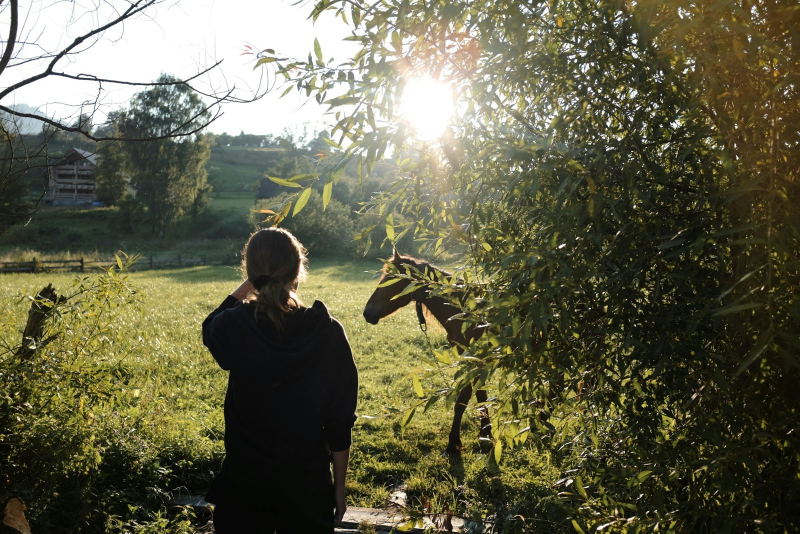
#> input picture docs/ui/assets/photos/backlit_02.jpg, 1600 x 1067 px (shown at 1/2 size)
$ python -i u2netp_depth_step.py   (imports and definitions only)
#> lines starting #> are read from the running program, lines starting #| are printed output that depends on the picture
"""A5 diagnostic (2026-10-06): can a depth step along the U2-Netp mask boundary decide "no clear subject" where no
area threshold can (independent set: scenes up to 35.6 %, weakest subject 8.4 %)? A separable subject stands in front
of its background, so nearness just inside the mask's edge should exceed nearness just outside. Nothing fitted: the
labels were set before any model output (u2netp-independent-labels.json; held-out scenes by eye in
android-vision-evaluation.md). Depth: the app's Depth Anything V2 Small LiteRT file with DepthModelInput's
preprocessing (area resize to 518 x 392, ImageNet mean/std, NCHW); nearness normalised to the photo's p1..p99."""
import os, json, numpy as np, cv2
from PIL import Image, ImageOps
from skimage import transform
from ai_edge_litert.interpreter import Interpreter
HERE = os.path.dirname(os.path.abspath(__file__)); W = os.path.join(HERE, '..', 'work'); REPO = os.path.join(HERE, '..', '..', '..')
# [1 line that did not run here, left out]
# [1 line that did not run here, left out]
MEAN = np.array([0.485, 0.456, 0.406]); STD = np.array([0.229, 0.224, 0.225])
def saliency(im):
    t = transform.resize(im, (320, 320), mode='constant'); t = ((t / t.max() - MEAN) / STD).transpose(2, 0, 1)[None].astype(np.float32)
    u2.set_tensor(u2.get_input_details()[0]['index'], t); u2.invoke(); return u2.get_tensor(u2.get_output_details()[0]['index']).reshape(320, 320)
def nearness(im):
    x = cv2.resize(im.astype(np.float32) / 255, (518, 392), interpolation=cv2.INTER_AREA)
    x = ((x - MEAN) / STD).transpose(2, 0, 1)[None].astype(np.float32)
    da.set_tensor(da.get_input_details()[0]['index'], x); da.invoke(); d = da.get_tensor(da.get_output_details()[0]['index']).reshape(392, 518)
    lo, hi = np.percentile(d, [1, 99]); return np.clip((d - lo) / max(hi - lo, 1e-6), 0, 1)   # larger = nearer (disparity)
def step(im):
    s = saliency(im); mask = (s >= 0.9).astype(np.uint8); area = float(mask.mean())
    if area < 0.005: return area, None
    n = cv2.resize(nearness(im), (320, 320), interpolation=cv2.INTER_LINEAR)
    k = np.ones((7, 7), np.uint8); inner = (mask - cv2.erode(mask, k)) > 0; outer = (cv2.dilate(mask, k) - mask) > 0
    # ignore the frame border: a mask touching the edge has no outside there
    border = np.zeros_like(mask, bool); border[:4] = border[-4:] = True; border[:, :4] = border[:, -4:] = True
    inner &= ~border; outer &= ~border
    if inner.sum() < 20 or outer.sum() < 20: return area, None
    return area, float(np.median(n[inner]) - np.median(n[outer]))
rows = []
# [12 lines not run here, left out]

>>> import cv2
>>> picture = cv2.imread('../../../docs/ui/assets/photos/backlit_02.jpg', cv2.IMREAD_GRAYSCALE)
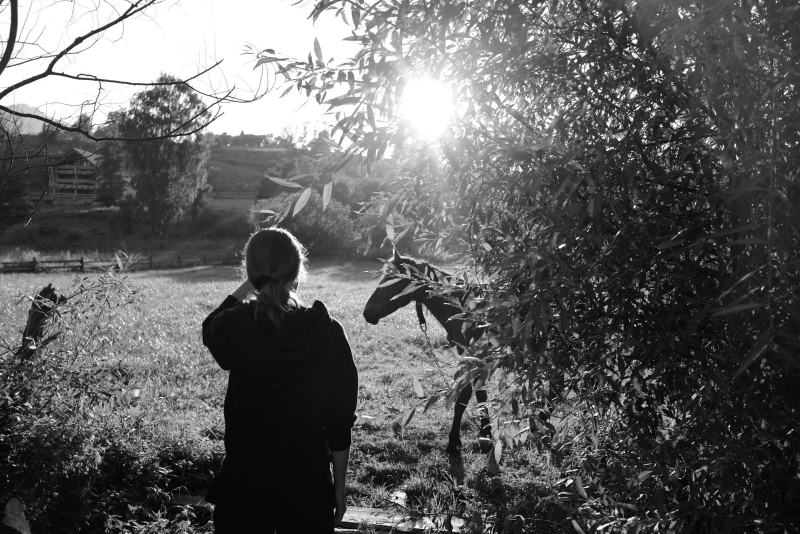
#> picture: shape (1067, 1600) (shown at 1/2 size); min 0, max 255, mean 96
>>> result = step(picture)
#> in saliency, `t = transform.resize(im, (320, 320), mode='constant')`:
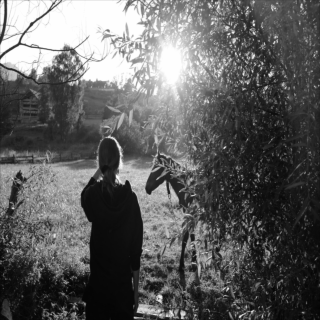
#> t: shape (320, 320) float64; min 0.0151, max 1, mean 0.376
#> (the run stopped early here; a loop or call above may not have finished)

$ run again, on docs/ui/assets/photos/landscape_02.jpg
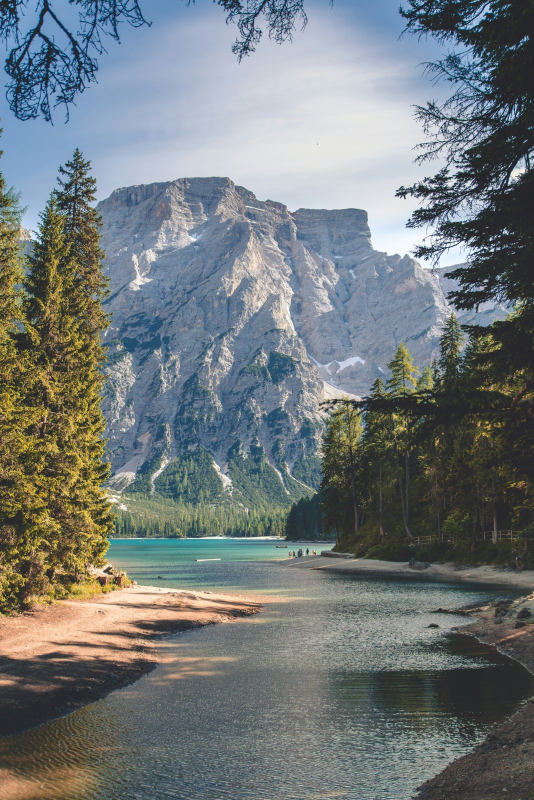
#> input picture docs/ui/assets/photos/landscape_02.jpg, 1067 x 1600 px (shown at 1/2 size)
#> `picture = cv2.imread('../../../docs/ui/assets/photos/backlit_02.jpg', ..`:
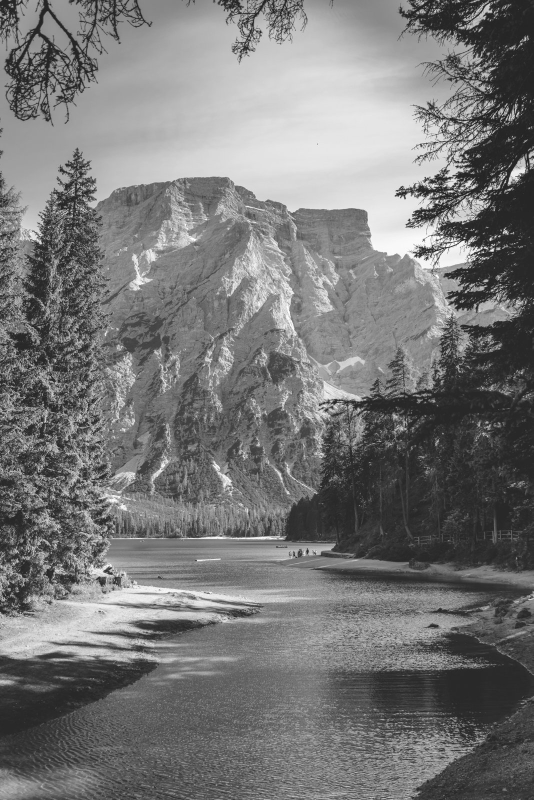
#> picture: shape (1600, 1067) (shown at 1/2 size); min 11, max 255, mean 119.2
#> in saliency, `t = transform.resize(im, (320, 320), mode='constant')`:
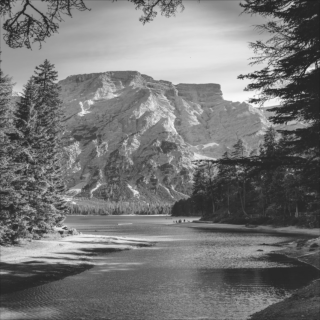
#> t: shape (320, 320) float64; min 0.13, max 0.977, mean 0.467

$ run again, on docs/ui/assets/photos/landscape_03.jpg
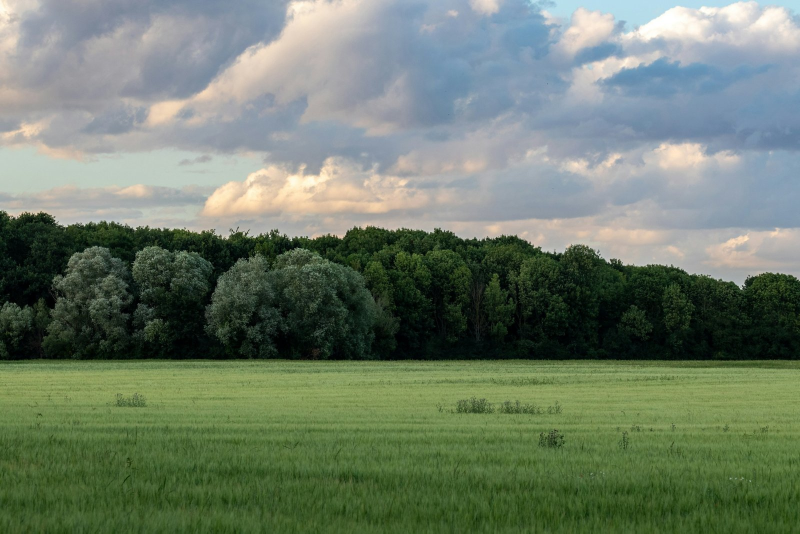
#> input picture docs/ui/assets/photos/landscape_03.jpg, 1600 x 1067 px (shown at 1/2 size)
#> `picture = cv2.imread('../../../docs/ui/assets/photos/backlit_02.jpg', ..`:
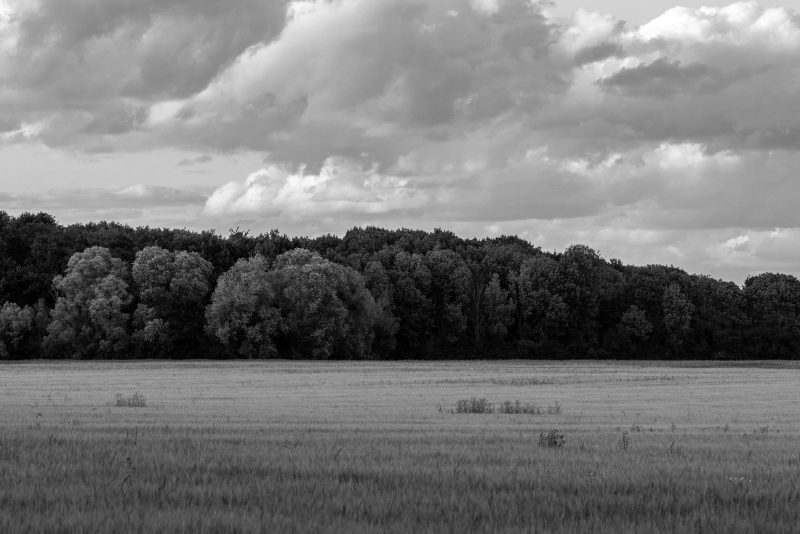
#> picture: shape (1067, 1600) (shown at 1/2 size); min 0, max 255, mean 117.8
#> in saliency, `t = transform.resize(im, (320, 320), mode='constant')`:
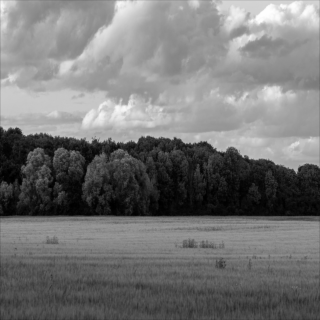
#> t: shape (320, 320) float64; min 0.000157, max 1, mean 0.461
